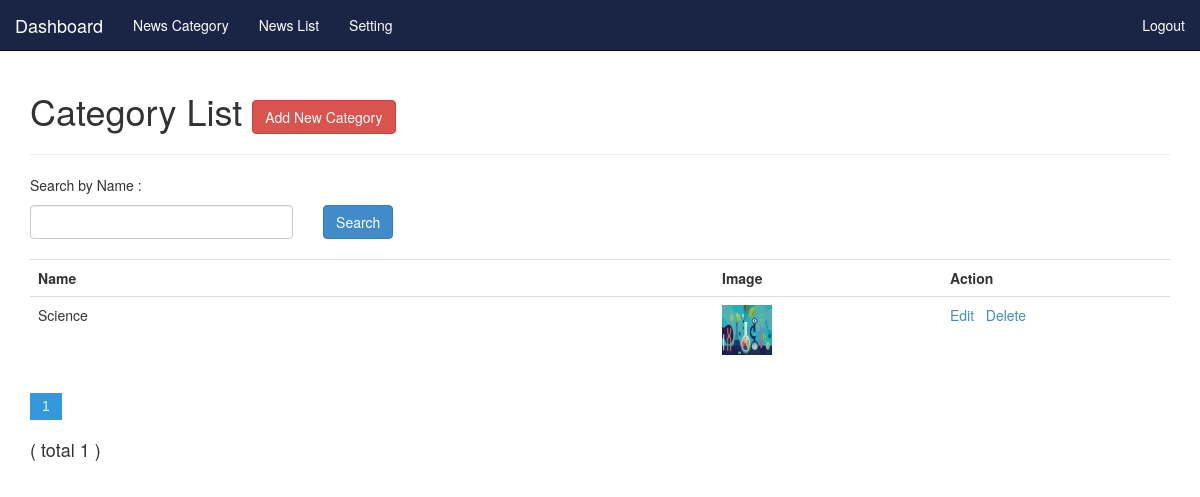
The page /admin/category.php (signed in) on the database as committed earlier.
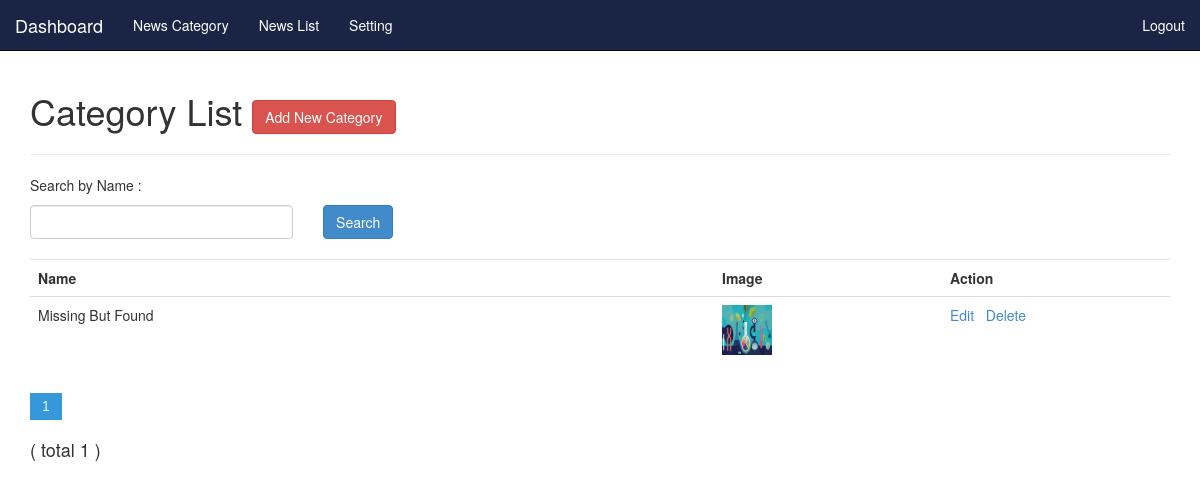
The same page on the database as committed later.
### tables this page shows
CREATE TABLE `tbl_news_category` (
  `cid` int(11) NOT NULL,
  `category_name` varchar(20) NOT NULL,
  `category_image` text NOT NULL,
  `status` int(11) NOT NULL DEFAULT 1
);

### admin/includes/category_table.php (the view, shortened to what this page needs)
<?php
	include_once('connect_database.php');
	include_once('functions.php');
?>
<div id="content" class="container col-md-12">
	<?php
		$function = new functions;
		$data = array();
		if(isset($_GET['keyword'])){
			$keyword = $function->sanitize($_GET['keyword']);
			$bind_keyword = "%".$keyword."%";
		}else{
			$keyword = "";
			$bind_keyword = $keyword;
		}
		if(empty($keyword)){
			$sql_query = "SELECT cid, category_name, category_image
					FROM tbl_news_category
					ORDER BY cid DESC";
		}else{
			$sql_query = "SELECT cid, category_name, category_image
					FROM tbl_news_category
					WHERE category_name LIKE ?
					ORDER BY cid DESC";
		}
		$stmt = $connect->stmt_init();
		if($stmt->prepare($sql_query)) {
			$stmt->execute();
			$stmt->store_result();
			$stmt->bind_result($data['cid'],
					$data['category_name'],
					$data['category_image']
					);
			$total_records = $stmt->num_rows;
		}
		if(isset($_GET['page'])){
			$page = $_GET['page'];
		}else{
			$page = 1;
		}
		$offset = 10;
		if ($page){
			$from 	= ($page * $offset) - $offset;
		}else{
			$from = 0;
		}
		if(empty($keyword)){
			$sql_query = "SELECT cid, category_name , category_image
					FROM tbl_news_category
					ORDER BY cid DESC LIMIT ?, ?";
		}else{
			$sql_query = "SELECT cid, category_name, category_image
					FROM tbl_news_category
					WHERE category_name LIKE ?
					ORDER BY cid DESC LIMIT ?, ?";
		}
		$stmt_paging = $connect->stmt_init();
		if($stmt_paging ->prepare($sql_query)) {
			if(empty($keyword)){
				$stmt_paging ->bind_param('ss', $from, $offset);
			}else{
				$stmt_paging ->bind_param('sss', $bind_keyword, $from, $offset);
			}
			$stmt_paging ->execute();
			$stmt_paging ->store_result();
			$stmt_paging->bind_result($data['cid'],
					$data['category_name'],
					$data['category_image']
					);
			$total_records_paging = $total_records;
		}
		if($total_records_paging == 0){
	?>
	<h1>Category Not Available
		<a href="add-category.php">
			<button class="btn btn-danger">Add New Category</button>
		</a>
	</h1>
	<hr />
	<?php
		}else{
	?>
	<div class="col-md-12">
		<h1>
			Category List
			<a href="add-category.php">
				<button class="btn btn-danger">Add New Category</button>
			</a>
		</h1>
		<hr/>
	</div>
	<form class="list_header" method="get">
		<div class="col-md-12">
			<p class="pholder">Search by Name : </p>
		</div>
		<div class="col-md-3">
			<input type="text" class="form-control" name="keyword" value="<?php echo isset($_GET['keyword']) ? $_GET['keyword'] : "" ?>" />
		</div>
		<br>
		<input type="submit" class="btn btn-primary" name="btnSearch" value="Search" />
	</form>
	<br/>
	<div class="col-md-12">
	<table class="table table-hover">
		<tr>
			<th>Name</th>
			<th>Image</th>
			<th width="20%">Action</th>
		</tr>
	<?php
		while ($stmt_paging->fetch()){ ?>
			<tr>
				<td><?php echo $data['category_name'];?></td>
				<td width="20%"><img src="upload/category/<?php echo $data['category_image']; ?>" width="50" height="50"/></td>
				<td>
					<a href="edit-category.php?id=<?php echo $data['cid'];?>">
					Edit
					</a>&nbsp;
					<a href="delete-category.php?id=<?php echo $data['cid'];?>">
					Delete
					</a>
				</td>
			</tr>
		<?php
		}
	}
?>
	</table>
	</div>
	<div class="col-md-12">
	<h4>
	</h4>
	</div>
</div>

Rows that differ between the two databases and show on the page:
changed tbl_news_category: category_name "Science" → "Missing But Found"
